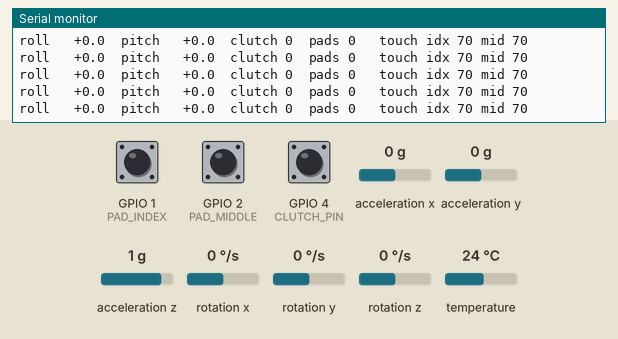
Simulated run of this sketch. Board: Seeed XIAO ESP32-S3. Shown: the last lines printed to the serial monitor. The test bench sets the inputs (shaded band); at power-on: acceleration x 0 g, acceleration y 0 g, acceleration z 1 g, GPIO 1 (PAD_INDEX) HIGH, GPIO 2 (PAD_MIDDLE) HIGH, GPIO 4 (CLUTCH_PIN) HIGH, rotation x 0 °/s, rotation y 0 °/s, rotation z 0 °/s, temperature 24 °C.

Above: at 2.1 s.
2.2 s: acceleration x set to -1.4 g
At 2.47 s:
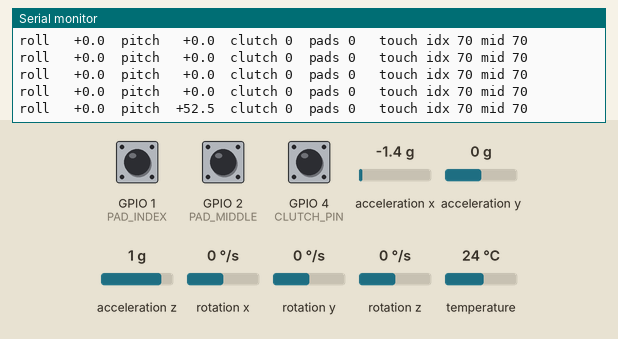
4.0 s: acceleration y set to -1.4 g
At 4.27 s:
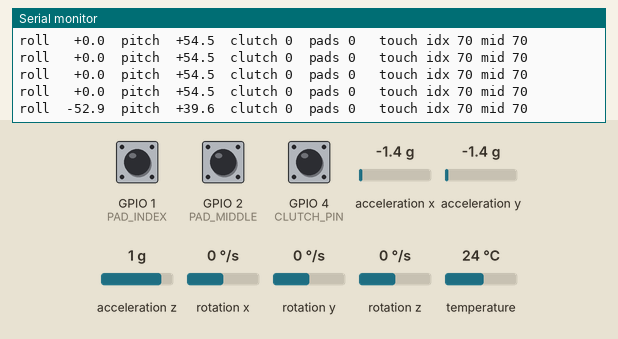
5.8 s: acceleration z set to -1.4 g
At 6.08 s:
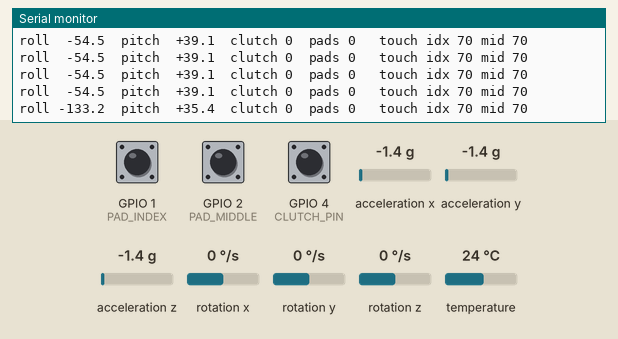
7.6 s: acceleration x set to 0 g
At 7.88 s:
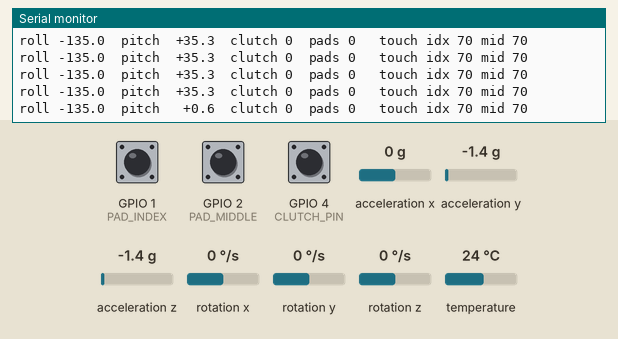
9.4 s: acceleration z set to 0 g
At 9.69 s:
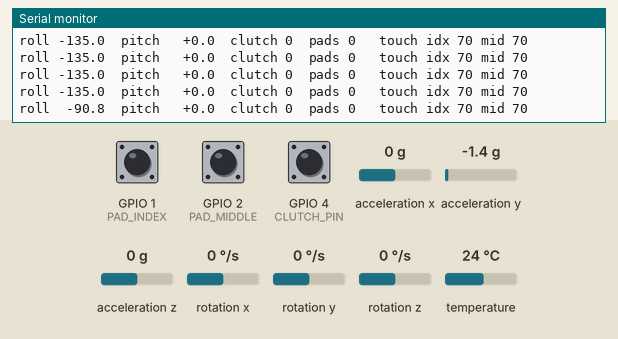
11.2 s: GPIO 1 (PAD_INDEX) pulled LOW for 0.15 s
At 11.49 s:
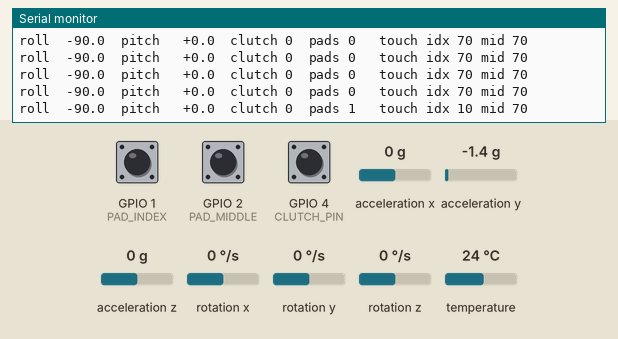

Measured:
- after the input at 2.2 s, the serial monitor: prints a new line after 0.11 s (image 1)
- after the input at 4.0 s, the serial monitor: prints a new line after 0.12 s (image 2)
- after the input at 5.8 s, the serial monitor: prints a new line after 0.12 s (image 3)
- after the input at 7.6 s, the serial monitor: prints a new line after 0.13 s (image 4)
- after the input at 9.4 s, the serial monitor: prints a new line after 0.13 s (image 5)
- after the input at 11.2 s, the serial monitor: prints a new line after 0.14 s (image 6)

The sketch:

glove.ino
```cpp
// glove.ino - Drone Leash glove (part 2) on a XIAO ESP32-S3
// Hand tilt (MPU-6050) + copper-tape finger pads + clutch button -> ESP-NOW packets.
//
// Wiring (XIAO ESP32-S3):
//   MPU-6050 (GY-521)  VCC->3V3, GND->GND, SDA->D4, SCL->D5   (address 0x68)
//   Index pad          copper tape on the index finger, wire to D0 (touch pin)
//   Middle pad         copper tape on the middle finger, wire to D1 (touch pin)
//   Clutch button      D3 to GND (6 mm button under the thumb or palm)
//   Antenna            snapped onto the XIAO's antenna jack (it barely works without it)
// Libraries: "Adafruit MPU6050" (install with its dependencies)
//
// How it flies (the laptop decides, this board only reports):
//   Hold the clutch -> manual control. Tilt forward/back = fly forward/back,
//   tilt left/right = slide left/right.
//   Touch the INDEX pad while tilting left/right -> turn instead of slide.
//   Touch the MIDDLE pad while tilting forward/back -> climb/descend instead.
//   Release the clutch -> the drone goes back to following you.
//
// IMPORTANT: don't touch the pads while the glove powers up. It measures them as "untouched".
#include <Wire.h>
#include <WiFi.h>
#include <esp_now.h>
#include <esp_wifi.h>
#include <Adafruit_MPU6050.h>
#include <Adafruit_Sensor.h>

#define PAD_INDEX D0
#define PAD_MIDDLE D1
#define CLUTCH_PIN D3

const float TOUCH_RATIO = 0.25f;  // a pad counts as touched when it changes 25% from baseline
const float SMOOTH = 0.2f;        // tilt smoothing: lower = smoother but slower

// Must match base_station.ino exactly
struct __attribute__((packed)) GlovePacket {
  uint8_t magic;    // 0xC7 = "this is a Drone Leash glove packet"
  uint16_t seq;
  uint32_t ms;
  float roll;       // degrees, relative to the hand position when the clutch was pressed
  float pitch;      // degrees, same
  uint8_t clutch;   // 1 = held
  uint8_t pads;     // bit 0 = index touched, bit 1 = middle touched
};

Adafruit_MPU6050 mpu;
uint8_t broadcastAddr[6] = {0xFF, 0xFF, 0xFF, 0xFF, 0xFF, 0xFF};
uint16_t seq = 0;
unsigned long lastSend = 0, lastPrint = 0, clutchChanged = 0;
float roll = 0, pitch = 0, refRoll = 0, refPitch = 0;
float baseIndex = 0, baseMiddle = 0;
bool clutchDown = false, clutchRaw = HIGH;

float touchBaseline(uint8_t pin) {
  float sum = 0;
  for (int i = 0; i < 20; i++) {
    sum += touchRead(pin);
    delay(10);
  }
  return sum / 20.0f;
}

bool padTouched(uint8_t pin, float base) {
  // ESP32-S3 readings RISE when touched (the original ESP32 falls), so check both ways
  float v = touchRead(pin);
  return fabsf(v - base) > base * TOUCH_RATIO;
}

void setup() {
  Serial.begin(115200);
  delay(500);
  pinMode(CLUTCH_PIN, INPUT_PULLUP);

  Wire.begin();  // XIAO ESP32-S3 defaults: SDA = D4, SCL = D5
  if (!mpu.begin()) {
    Serial.println("MPU-6050 not found: check SDA->D4, SCL->D5, 3V3, GND");
    while (true) delay(10);
  }
  mpu.setAccelerometerRange(MPU6050_RANGE_4_G);
  mpu.setFilterBandwidth(MPU6050_BAND_21_HZ);

  baseIndex = touchBaseline(PAD_INDEX);
  baseMiddle = touchBaseline(PAD_MIDDLE);
  Serial.printf("Touch baselines: index %.0f, middle %.0f\n", baseIndex, baseMiddle);

  WiFi.mode(WIFI_STA);
  esp_wifi_set_channel(1, WIFI_SECOND_CHAN_NONE);  // same channel as the brace and base
  if (esp_now_init() != ESP_OK) Serial.println("ESP-NOW init failed");
  esp_now_peer_info_t peer = {};
  memcpy(peer.peer_addr, broadcastAddr, 6);
  peer.channel = 0;
  peer.encrypt = false;
  if (esp_now_add_peer(&peer) != ESP_OK) Serial.println("Could not add broadcast peer");

  Serial.println("Glove ready. Hold the clutch to take manual control.");
}

void loop() {
  // 1) Hand tilt from gravity, smoothed
  sensors_event_t a, g, t;
  mpu.getEvent(&a, &g, &t);
  float newRoll = atan2f(a.acceleration.y, a.acceleration.z) * 180.0f / PI;
  float newPitch = atan2f(-a.acceleration.x,
                          sqrtf(a.acceleration.y * a.acceleration.y +
                                a.acceleration.z * a.acceleration.z)) * 180.0f / PI;
  roll += SMOOTH * (newRoll - roll);
  pitch += SMOOTH * (newPitch - pitch);

  // 2) Clutch with debounce. Pressing it sets "level" to wherever the hand is now.
  bool raw = digitalRead(CLUTCH_PIN);
  if (raw != clutchRaw) {
    clutchRaw = raw;
    clutchChanged = millis();
  }
  if (millis() - clutchChanged > 30) {
    bool down = (raw == LOW);
    if (down && !clutchDown) {
      refRoll = roll;
      refPitch = pitch;
    }
    clutchDown = down;
  }

  // 3) Finger pads
  uint8_t pads = (padTouched(PAD_INDEX, baseIndex) ? 1 : 0) |
                 (padTouched(PAD_MIDDLE, baseMiddle) ? 2 : 0);

  // 4) Send 20 times a second
  if (millis() - lastSend >= 50) {
    lastSend = millis();
    GlovePacket p;
    p.magic = 0xC7;
    p.seq = seq++;
    p.ms = millis();
    p.roll = roll - refRoll;
    p.pitch = pitch - refPitch;
    p.clutch = clutchDown ? 1 : 0;
    p.pads = pads;
    esp_now_send(broadcastAddr, (uint8_t *)&p, sizeof(p));
  }

  // 5) Debug print 5 times a second (includes raw touch values for tuning TOUCH_RATIO)
  if (millis() - lastPrint >= 200) {
    lastPrint = millis();
    Serial.printf("roll %+6.1f  pitch %+6.1f  clutch %d  pads %d   touch idx %u mid %u\n",
                  roll - refRoll, pitch - refPitch, clutchDown, pads,
                  (unsigned)touchRead(PAD_INDEX), (unsigned)touchRead(PAD_MIDDLE));
  }
  delay(5);
}
```
